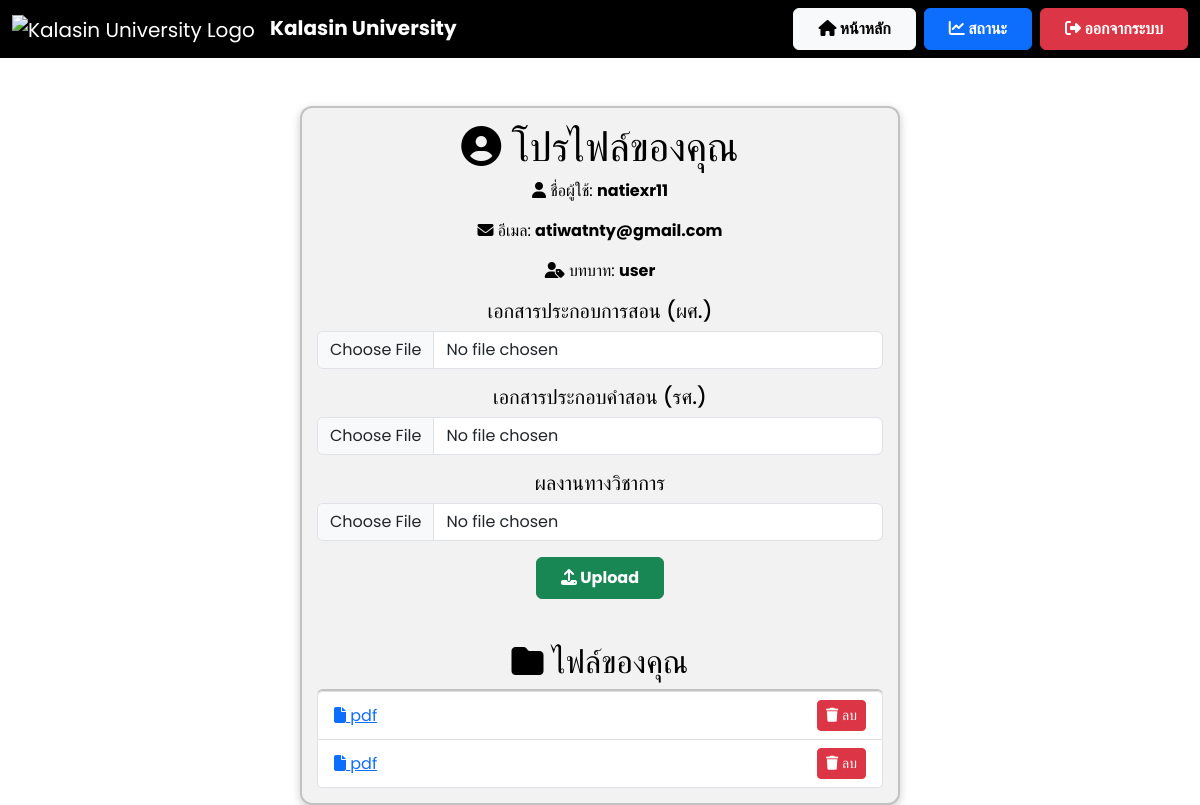
The app's page /profile (signed in) with its own data.
### app.py (models this page shows)
class User(db.Model):
    id = db.Column(db.Integer, primary_key=True)
    username = db.Column(db.String(100), unique=True, nullable=False)
    email = db.Column(db.String(150), unique=True, nullable=False)  # ✅ เพิ่ม email
    password = db.Column(db.String(200), nullable=False)
    role = db.Column(db.String(10), nullable=False, default='user')
    files = db.relationship('File', backref='user', lazy=True)

class File(db.Model):
    id = db.Column(db.Integer, primary_key=True)
    filename = db.Column(db.String(255), nullable=False)
    file_path = db.Column(db.String(255), nullable=True)  # ✅ เพิ่มฟิลด์นี้
    status = db.Column(db.String(50), nullable=False, default="รอตรวจสอบ")
    comment = db.Column(db.Text, nullable=True)
    user_id = db.Column(db.Integer, db.ForeignKey('user.id'), nullable=False)

### app.py (the view)
@app.route('/profile')
def profile():
    if 'user_id' not in session:
        return redirect(url_for('login'))
    user = User.query.get(session['user_id'])
    files = File.query.filter_by(user_id=user.id).all()
    return render_template('profile.html', username=user.username, email=user.email, role=user.role, files=files)

### templates/profile.html (shortened to what this page needs)
<!DOCTYPE html>
<html lang="th">
<head>
    <link href="https://cdn.jsdelivr.net/npm/bootstrap@5.3.3/dist/css/bootstrap.min.css" rel="stylesheet">
    <link rel="stylesheet" href="https://cdnjs.cloudflare.com/ajax/libs/font-awesome/6.4.2/css/all.min.css">
</head>
<body>
    <nav class="navbar navbar-expand-lg navbar-dark">
        <div class="container-fluid">
            <a class="navbar-brand" href="{{ url_for('user_dashboard') }}">
                <img src="https://upload.wikimedia.org/wikipedia/th/thumb/4/4e/Kalasin_University_Seal.svg/1200px-Kalasin_University_Seal.svg.png"
                    alt="Kalasin University Logo" style="height: 50px; margin-right: 10px;">
                <strong>Kalasin University</strong>
            </a>
            <div class="ms-auto d-flex">
                <a href="{{ url_for('user_dashboard') }}" class="btn btn-light fw-bold px-4 py-2 me-2">
                    <i class="fas fa-home"></i> หน้าหลัก
                </a>
                <a href="{{ url_for('status') }}" class="btn btn-primary fw-bold px-4 py-2 me-2">
                    <i class="fas fa-chart-line"></i> สถานะ
                </a>
                <a href="{{ url_for('logout') }}" class="btn btn-danger fw-bold px-4 py-2">
                    <i class="fas fa-sign-out-alt"></i> ออกจากระบบ
                </a>
            </div>
        </div>
    </nav>
    <div class="container mt-5">
        <div class="card text-center">
            <h1><i class="fas fa-user-circle"></i> โปรไฟล์ของคุณ</h1>
            <p><i class="fas fa-user"></i> ชื่อผู้ใช้: <strong>{{ username }}</strong></p>
            <p><i class="fas fa-envelope"></i> อีเมล: <strong>{{ email }}</strong></p>
            <p><i class="fas fa-user-tag"></i> บทบาท: <strong>{{ role }}</strong></p>
            <form id="uploadForm" action="{{ url_for('upload_profile') }}" method="POST" enctype="multipart/form-data" onsubmit="showSuccessMessage(event);">
                <div class="mb-3">
                    <h5>เอกสารประกอบการสอน (ผศ.)</h5>
                    <input type="file" name="file1" accept=".pdf, .doc, .docx" class="form-control">
                </div>
                <div class="mb-3">
                    <h5>เอกสารประกอบคำสอน (รศ.)</h5>
                    <input type="file" name="file2" accept=".pdf, .doc, .docx" class="form-control">
                </div>
                <div class="mb-3">
                    <h5>ผลงานทางวิชาการ</h5>
                    <input type="file" name="file3" accept=".pdf, .doc, .docx" class="form-control">
                </div>
                <button type="submit" class="btn btn-success fw-bold px-4 py-2 upload-btn">
                    <i class="fas fa-upload"></i> Upload
                </button>
            </form>
            <h2 class="mt-4"><i class="fas fa-folder"></i> ไฟล์ของคุณ</h2>
            <ul class="list-group">
                {% for file in files %}
                <li class="list-group-item d-flex justify-content-between align-items-center">
                    <a href="{{ url_for('view_file', filename=file.filename) }}" target="_blank">
                        <i class="fas fa-file"></i> {{ file.filename }}
                    </a>
                    <a href="{{ url_for('delete_file', file_id=file.id) }}" class="btn btn-danger btn-sm">
                        <i class="fas fa-trash"></i> ลบ
                    </a>
                </li>
                {% endfor %}
            </ul>
        </div>
    </div>
</body>
</html>

### templates/profile.html (style rules this page uses)
body { font-family: 'Poppins', sans-serif; background: white; color: black; transition: all 0.3s ease-in-out; }
.navbar { background: #000000; backdrop-filter: blur(10px); }
.card { background: rgba(0, 0, 0, 0.05); color: black; border-radius: 12px; padding: 15px; border: 2px solid rgba(0, 0, 0, 0.2); box-shadow: 0 3px 10px rgba(0, 0, 0, 0.2); max-width: 600px; margin: auto; }
.upload-btn { margin-bottom: 20px; }

### records on screen
User: username "natiexr11", email "atiwatnty@gmail.com", role "user"
File: filename "pdf"
File: filename "pdf"
